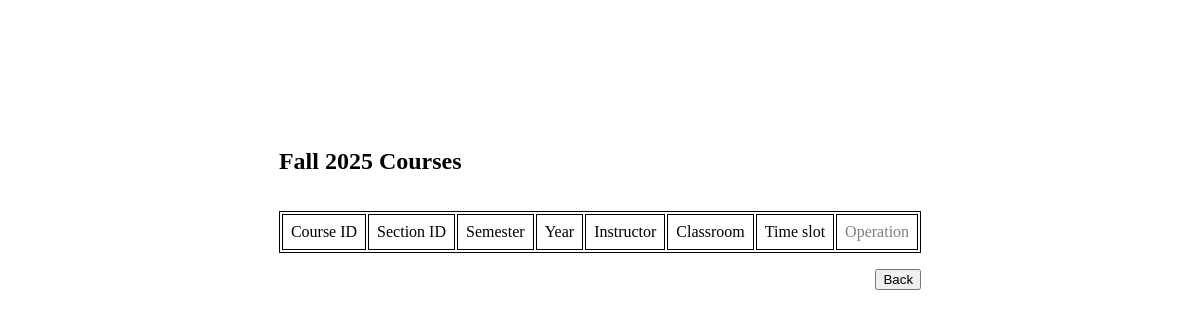
Page /src/student_browse.php?student_id=0175846026 on the earlier database version.
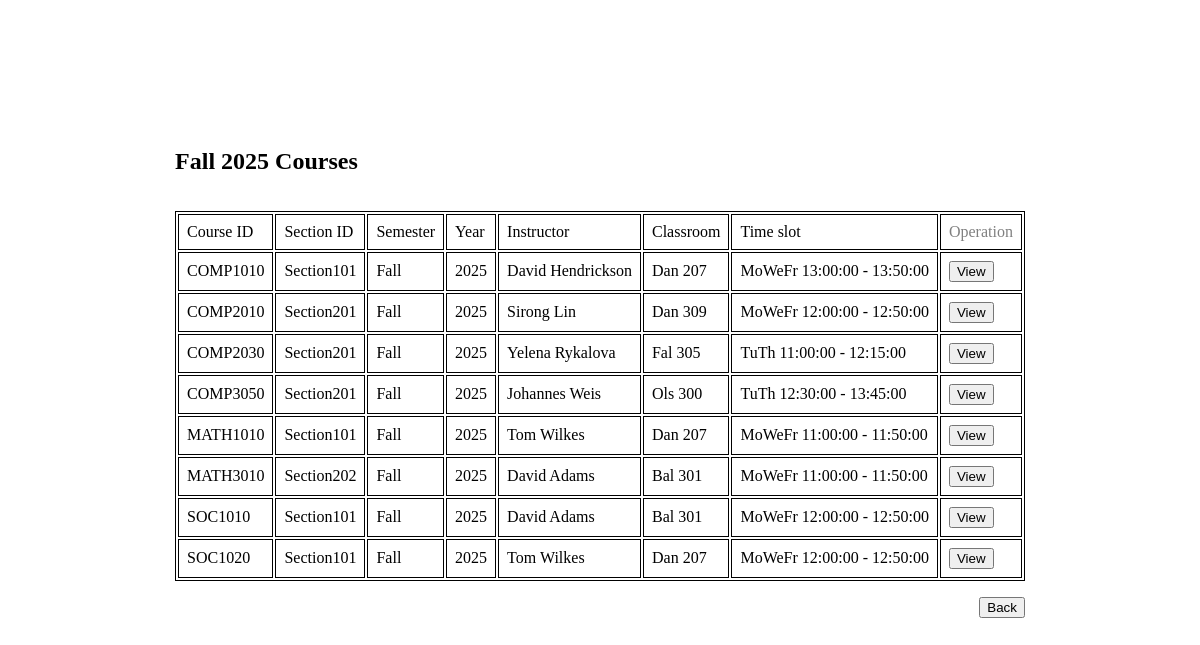
Same page on the later database version.
### tables this page shows
create table section
(
    course_id     varchar(20),
    section_id    varchar(10),
    semester      varchar(6)
        check (semester in ('Fall', 'Winter', 'Spring', 'Summer')),
    year          numeric(4, 0) check (year > 1990 and year < 2100),
    instructor_id varchar(10),
    classroom_id  varchar(8),
    time_slot_id  varchar(8),
    primary key (course_id, section_id, semester, year),
    foreign key (course_id) references course (course_id)
        on delete cascade,
    foreign key (instructor_id) references instructor (instructor_id)
        on delete set null,
    foreign key (time_slot_id) references time_slot (time_slot_id)
        on delete set null
);

create table instructor
(
    instructor_id   varchar(10),
    instructor_name varchar(50) not null,
    title           varchar(30),
    dept_name       varchar(100),
    email           varchar(50) not null,
    primary key (instructor_id)
);

create table classroom
(
    classroom_id varchar(8),
    building     varchar(15) not null,
    room_number  varchar(7)  not null,
    capacity     numeric(4, 0),
    primary key (classroom_id)
);

create table time_slot
(
    time_slot_id varchar(8),
    day          varchar(10) not null,
    start_time   time        not null,
    end_time     time        not null,
    primary key (time_slot_id)
);

### src/minimal.php (called while the page is built, shortened)
<?php
require_once __DIR__ . '/common/pdo.php';
function build_url(string $url, array $params = []): string
{
    $query_string = $params ? '?' . http_build_query($params, '', '&') : '';
    return $url . $query_string;
}

### src/common/pdo.php (called while the page is built)
<?php
function pdo_connect(): PDO
{
    $config = require __DIR__ . '/config.php';
    $database_config = $config['database'];
    $host = $database_config['host'];
    $dbname = $database_config['dbname'];
    $username = $database_config['username'];
    $password = $database_config['password'];
    return new PDO(
        "mysql:host=$host;dbname=$dbname;charset=utf8mb4",
        $username,
        $password,
        [
            PDO::ATTR_ERRMODE => PDO::ERRMODE_EXCEPTION,
            PDO::ATTR_DEFAULT_FETCH_MODE => PDO::FETCH_ASSOC,
            PDO::ATTR_EMULATE_PREPARES => false
        ]
    );
}
function pdo_instance(bool $original = false): PDO|null
{
    static $pdo;
    if ($original) {
        return $pdo;
    }
    if (!$pdo) {
        $pdo = pdo_connect();
    }
    return $pdo;
}
function bind_params(PDOStatement $stmt, array $params): PDOStatement
{
    foreach ($params as $key => $value) {
        $stmt->bindValue(':' . $key, $value);
    }
    return $stmt;
}
function execute(PDOStatement $stmt, array $params = []): bool
{
    if ($params !== []) {
        bind_params($stmt, $params);
    }
    return $stmt->execute();
}

### src/service/section.php (called while the page is built, shortened)
<?php
require_once __DIR__ . '/../minimal.php';
function get_all_sections_semester_year(string $semester, string $year): array
{
    $data = [
        "semester" => $semester,
        "year" => $year,
    ];
    $stmt = pdo_instance()->prepare(
        "
            SELECT * FROM section
            LEFT JOIN instructor ON section.instructor_id = instructor.instructor_id
            LEFT JOIN time_slot ON section.time_slot_id = time_slot.time_slot_id
            LEFT JOIN classroom ON section.classroom_id = classroom.classroom_id
            WHERE section.semester = :semester AND section.year = :year
        "
    );
    execute($stmt, $data);
    return $stmt->fetchAll();
}

### src/service/classroom.php (called while the page is built, shortened)
<?php
require_once __DIR__ . '/../minimal.php';
function classroom_to_string(array $classroom): string
{
    return $classroom['building'] . ' ' . $classroom['room_number'];
}

### src/service/time_slot.php (called while the page is built, shortened)
<?php
function time_slot_to_string(array $time_slot): string
{
    return $time_slot['time_slot_id'] === null
        ? ''
        : $time_slot['day'] . ' ' . $time_slot['start_time'] . ' - ' . $time_slot['end_time'];
}

### src/student_browse.php (the view, shortened to what this page needs)
<?php
require_once 'minimal.php';
$semester = "Fall";
$year = "2025";
$student_id = $_GET['student_id'];
$sections = get_all_sections_semester_year($semester, $year);
function get_register_section_url(string $student_id, array $section): string
{
    return build_url(Page::REGISTER, [
        'student_id' => $student_id,
        'course_id' => $section['course_id'],
        'section_id' => $section['section_id'],
        'semester' => $section['semester'],
        'year' => $section['year'],
    ]);
}
$back_url = build_url(Page::STUDENT, ['student_id' => $student_id]);
?>
<html lang="en">
<head>
</head>
<body style="height: 100%;">
<div style="display: flex; justify-content: center; margin-top: 16vh;">
  <div style="display: flex; flex-direction: column; gap: 1rem;">
    <h2><?= $semester ?> <?= $year ?> Courses</h2>
    <table style="width:100%;">
      <tr>
        <td>Course ID</td>
        <td>Section ID</td>
        <td>Semester</td>
        <td>Year</td>
        <td>Instructor</td>
        <td>Classroom</td>
        <td>Time slot</td>
        <td style="color: grey;">Operation</td>
      </tr>
        <?php foreach ($sections as $section): ?>
          <tr>
            <td><?= $section['course_id'] ?></td>
            <td><?= $section['section_id'] ?></td>
            <td><?= $section['semester'] ?></td>
            <td><?= $section['year'] ?></td>
            <td><?= $section['instructor_name'] ?></td>
            <td><?= classroom_to_string($section) ?></td>
            <td><?= time_slot_to_string($section) ?></td>
            <td>
              <a href="<?= get_register_section_url($student_id, $section) ?>">
                <button>View</button>
              </a>
            </td>
          </tr>
        <?php endforeach; ?>
    </table>
    <div style="display: flex; justify-content: right;">
      <a href="<?= $back_url ?>">
        <button>Back</button>
      </a>
    </div>
  </div>
</div>
</body>
</html>

Differences in the rows shown:
added section: course "COMP1010", section "Section101", semester "Fall", year "2025", instructor.instructor_name "David Hendrickson", classroom.room_number "Dan 207", time_slot.end_time "MoWeFr 13:00:00 - 13:50:00"
added section: course "COMP2010", section "Section201", semester "Fall", year "2025", instructor.instructor_name "Sirong Lin", classroom.room_number "Dan 309", time_slot.end_time "MoWeFr 12:00:00 - 12:50:00"
added section: course "COMP2030", section "Section201", semester "Fall", year "2025", instructor.instructor_name "Yelena Rykalova", classroom.room_number "Fal 305", time_slot.end_time "TuTh 11:00:00 - 12:15:00"
added section: course "COMP3050", section "Section201", semester "Fall", year "2025", instructor.instructor_name "Johannes Weis", classroom.room_number "Ols 300", time_slot.end_time "TuTh 12:30:00 - 13:45:00"
added section: course "MATH1010", section "Section101", semester "Fall", year "2025", instructor.instructor_name "Tom Wilkes", classroom.room_number "Dan 207", time_slot.end_time "MoWeFr 11:00:00 - 11:50:00"
added section: course "MATH3010", section "Section202", semester "Fall", year "2025", instructor.instructor_name "David Adams", classroom.room_number "Bal 301", time_slot.end_time "MoWeFr 11:00:00 - 11:50:00"
added section: course "SOC1010", section "Section101", semester "Fall", year "2025", instructor.instructor_name "David Adams", classroom.room_number "Bal 301", time_slot.end_time "MoWeFr 12:00:00 - 12:50:00"
added section: course "SOC1020", section "Section101", semester "Fall", year "2025", instructor.instructor_name "Tom Wilkes", classroom.room_number "Dan 207", time_slot.end_time "MoWeFr 12:00:00 - 12:50:00"
